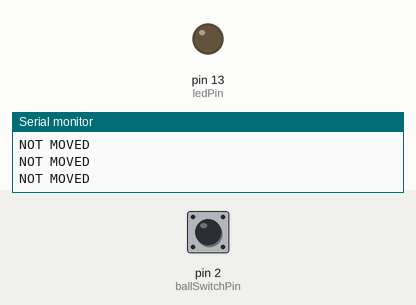
The sketch below on a simulated Arduino Uno, built with avr-gcc and run on an emulated ATmega328P. Parts: output pins drawn as LEDs (lit = HIGH), the last lines printed to the serial monitor. The inputs (shaded band) are chosen by the test bench; at power-on: pin 2 (ballSwitchPin) LOW.

Above: at 2.8 s.
2.9 s: pin 2 (ballSwitchPin) pulled HIGH for 1.2 s
At 3.3 s:
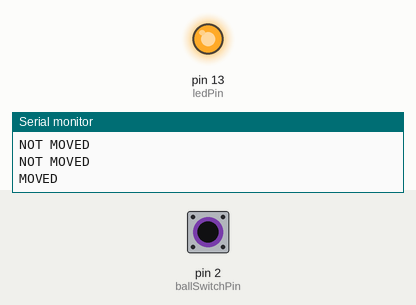
6.5 s: pin 2 (ballSwitchPin) pulled HIGH for 3.2 s
At 11.0 s:
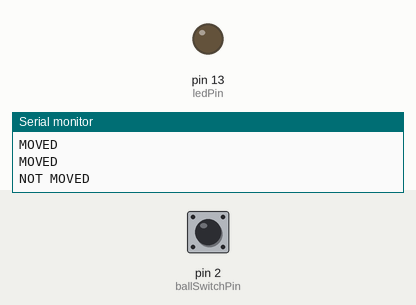
Timing chart, 0 to 12.5 s (numbered marks = the images above; inputs shaded):
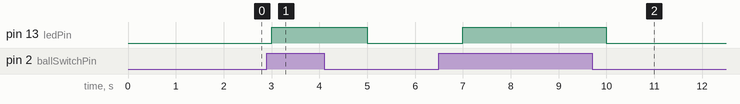

Measured:
- after the input at 2.9 s, pin 13 (ledPin): LOW → HIGH after 0.10 s, → LOW 2.0 s later
- after the input at 6.5 s, pin 13 (ledPin): LOW → HIGH after 0.50 s, → LOW 3.0 s later

The sketch:

prog4c.ino
```cpp
const int ballSwitchPin = 2;
const int ledPin = 13;

void setup() {
  Serial.begin(9600);
  pinMode(ballSwitchPin, INPUT);
  pinMode(ledPin, OUTPUT);
}

void loop() {
  int ballState = digitalRead(ballSwitchPin);

  if (ballState == HIGH) {
    digitalWrite(ledPin, HIGH);
    Serial.println("MOVED");
  } else {
    digitalWrite(ledPin, LOW);
    Serial.println("NOT MOVED");

  }delay(1000);
}
```
